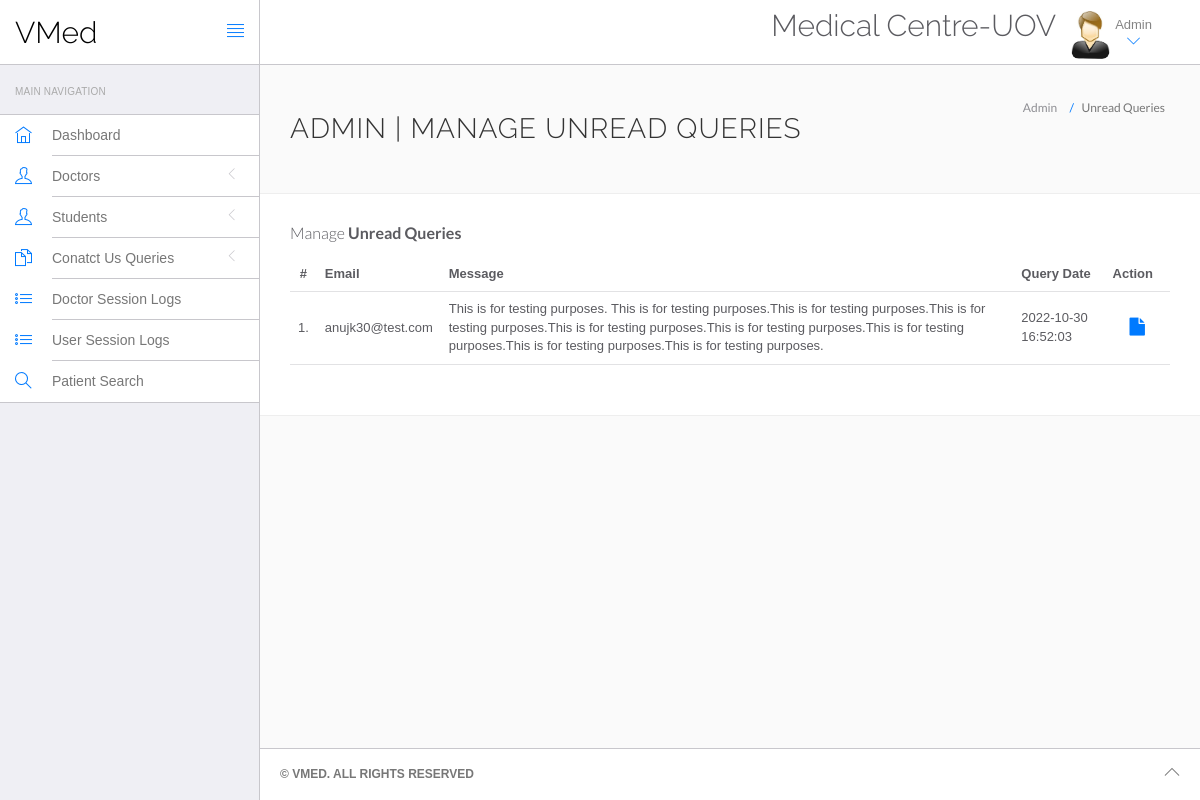
/VMed/vmed/admin/unread-queries.php (signed in), run on the app's committed database.
### tables this page shows
CREATE TABLE `tblcontactus` (
  `id` int(11) NOT NULL,
  `email` varchar(255) DEFAULT NULL,
  `message` mediumtext DEFAULT NULL,
  `PostingDate` timestamp NULL DEFAULT current_timestamp(),
  `AdminRemark` mediumtext DEFAULT NULL,
  `LastupdationDate` timestamp NULL DEFAULT NULL ON UPDATE current_timestamp(),
  `IsRead` int(11) DEFAULT NULL
);

### VMed/vmed/admin/unread-queries.php (the view, shortened to what this page needs)
<?php
include('include/config.php');
if(strlen($_SESSION['id']==0)) {
 header('location:logout.php');
  } else{
?>
<!DOCTYPE html>
<html lang="en">
	<head>
		<link rel="stylesheet" href="vendor/bootstrap/css/bootstrap.min.css">
		<link rel="stylesheet" href="vendor/fontawesome/css/font-awesome.min.css">
		<link rel="stylesheet" href="vendor/themify-icons/themify-icons.min.css">
		<link href="vendor/animate.css/animate.min.css" rel="stylesheet" media="screen">
		<link href="vendor/perfect-scrollbar/perfect-scrollbar.min.css" rel="stylesheet" media="screen">
		<link href="vendor/switchery/switchery.min.css" rel="stylesheet" media="screen">
		<link href="vendor/bootstrap-touchspin/jquery.bootstrap-touchspin.min.css" rel="stylesheet" media="screen">
		<link href="vendor/select2/select2.min.css" rel="stylesheet" media="screen">
		<link href="vendor/bootstrap-datepicker/bootstrap-datepicker3.standalone.min.css" rel="stylesheet" media="screen">
		<link href="vendor/bootstrap-timepicker/bootstrap-timepicker.min.css" rel="stylesheet" media="screen">
		<link rel="stylesheet" href="assets/css/styles.css">
		<link rel="stylesheet" href="assets/css/plugins.css">
		<link rel="stylesheet" href="assets/css/themes/theme-1.css" id="skin_color" />
	</head>
	<body>
		<div id="app">
			<?php include('include/sidebar.php');?>
			<div class="app-content">
				<?php include('include/header.php');?>
				<div class="main-content" >
					<div class="wrap-content container" id="container">
						<section id="page-title">
							<div class="row">
								<div class="col-sm-8">
									<h1 class="mainTitle">Admin | Manage Unread Queries</h1>
								</div>
								<ol class="breadcrumb">
									<li>
										<span>Admin</span>
									</li>
									<li class="active">
										<span>Unread Queries</span>
									</li>
								</ol>
							</div>
						</section>
						<div class="container-fluid container-fullw bg-white">
									<div class="row">
								<div class="col-md-12">
									<h5 class="over-title margin-bottom-15">Manage <span class="text-bold">Unread Queries</span></h5>
									<table class="table table-hover" id="sample-table-1">
										<thead>
											<tr>
												<th class="center">#</th>
												<th class="hidden-xs">Email</th>
												<th>Message </th>
												<th>Query Date</th>
												<th>Action</th>
											</tr>
										</thead>
										<tbody>
											<?php
											$sql=mysqli_query($con,"select * from tblcontactus where IsRead is null");
											$cnt=1;
											while($row=mysqli_fetch_array($sql))
											{
											?>
											<tr>
												<td class="center"><?php echo $cnt;?>.</td>
												<td><?php echo $row['email'];?></td>
												<td><?php echo $row['message'];?></td>
												<td><?php echo $row['PostingDate'];?></td>
												<td >
													<div class="visible-md visible-lg hidden-sm hidden-xs">
														<a href="query-details.php?id=<?php echo $row['id'];?>" class="btn btn-transparent btn-lg" title="View Details"><i class="fa fa-file"></i></a>
													</div>
												</td>
											</tr>
											<?php
											$cnt=$cnt+1;
											 }?>
										</tbody>
									</table>
								</div>
							</div>
						</div>
					</div>
				</div>
			</div>
			<?php include('include/footer.php');?>
		</div>
	</body>
</html>
<?php } ?>

### VMed/vmed/admin/assets/css/themes/theme-1.css (style rules this page uses)
body { background: #FAFAFA; }

### data on the page
tblcontactus: email "anujk30@test.com", message "This is for testing purposes. This is for testing purposes.This is for testing purposes.This is for testing purposes.This is for testing purposes.This is for testing purposes.This is for testing purposes.This is for testing purposes.This is for testing purposes.", PostingDate "2022-10-30 16:52:03"
